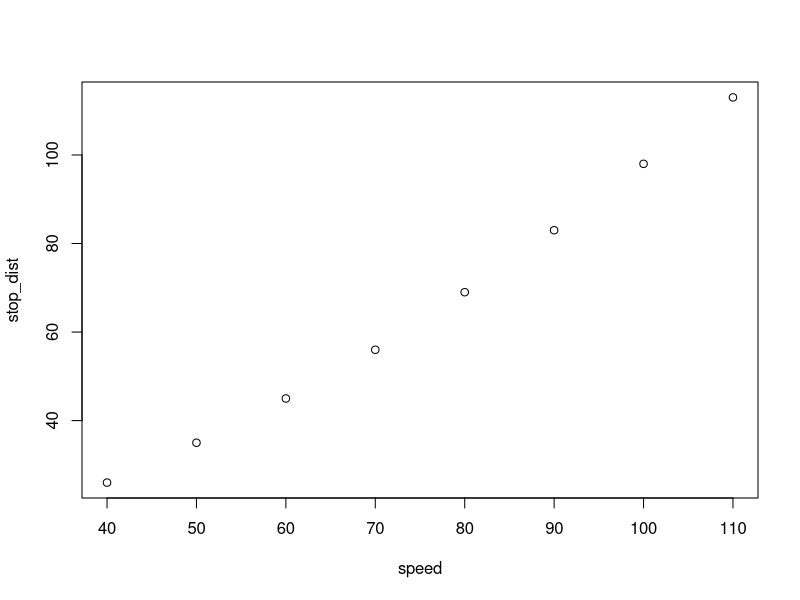
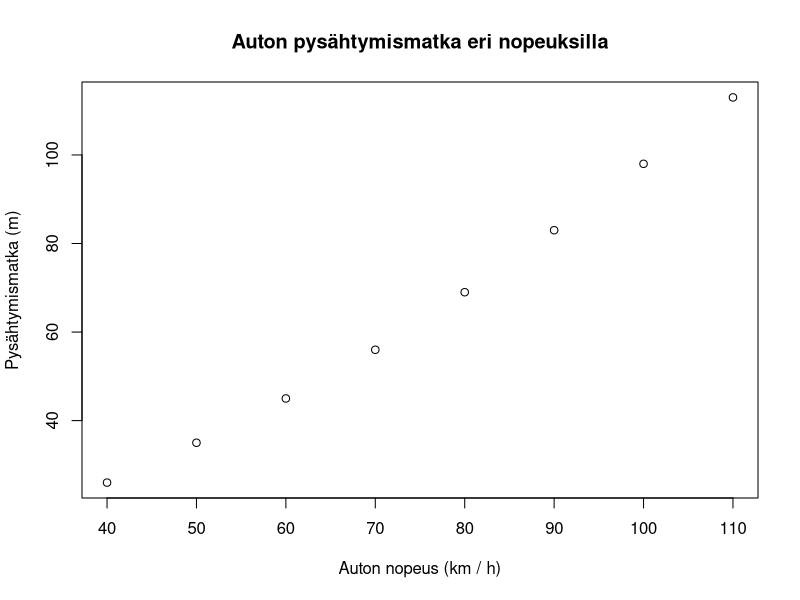
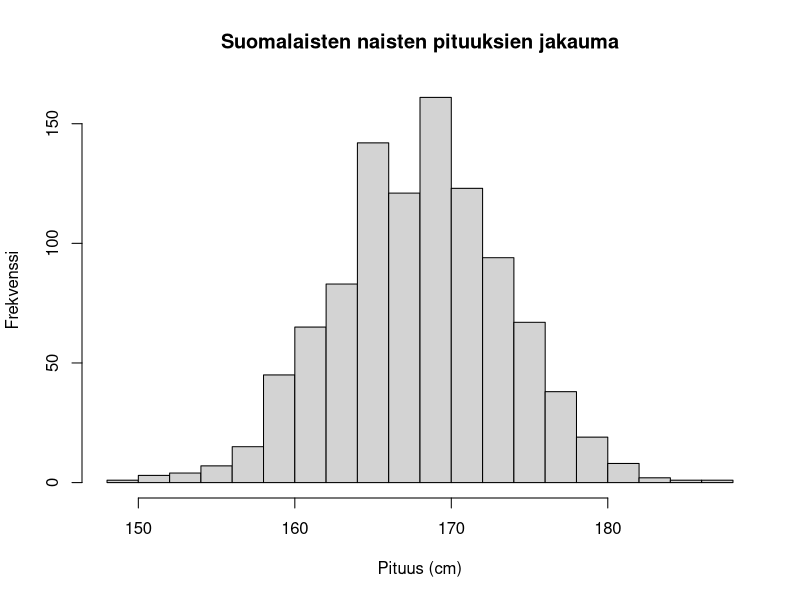
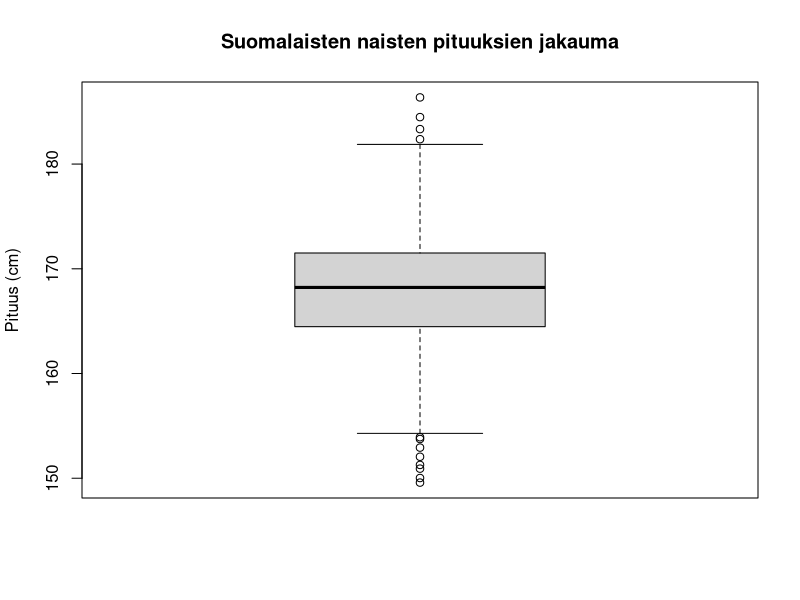
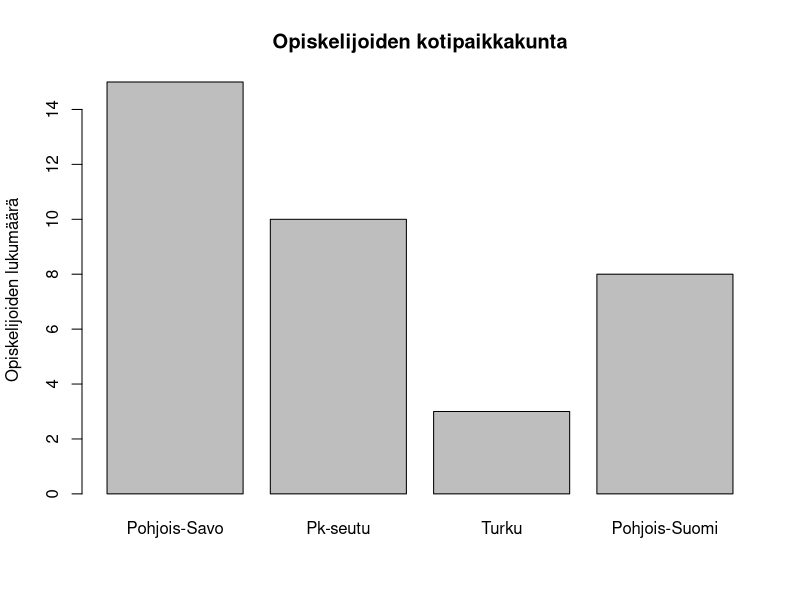
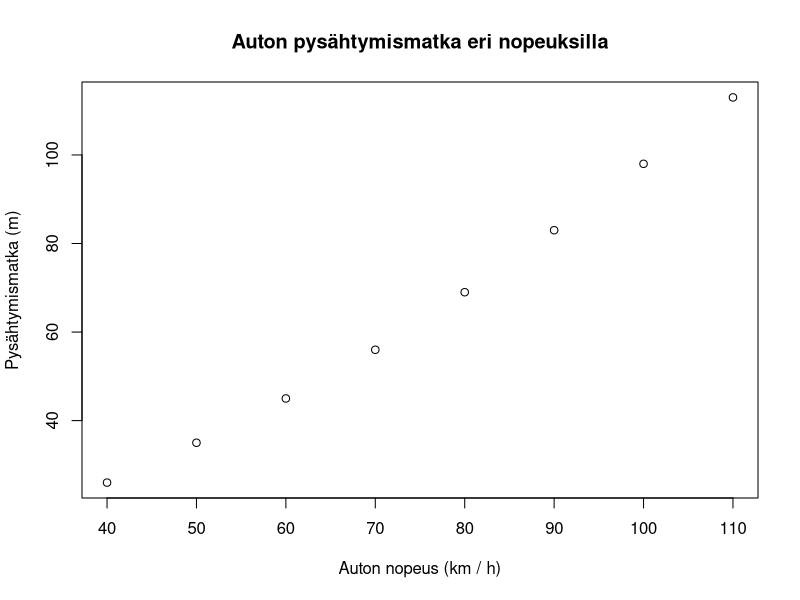
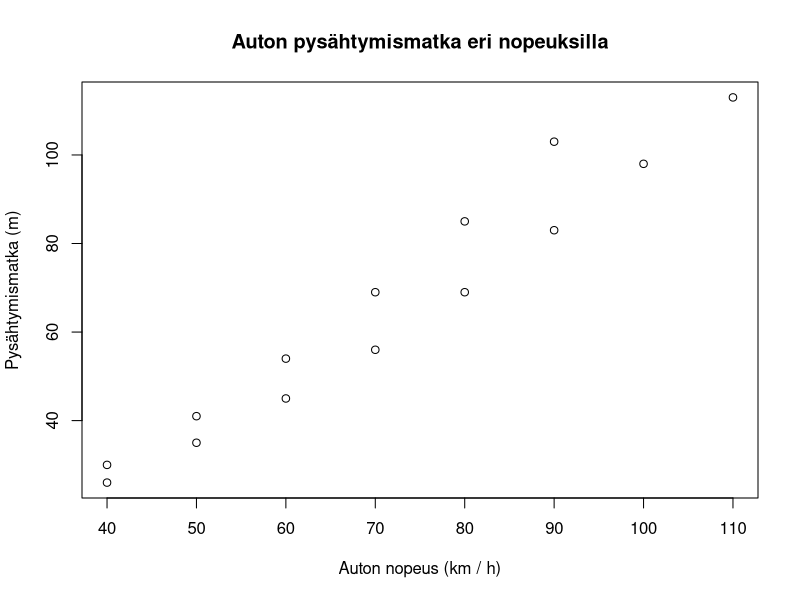
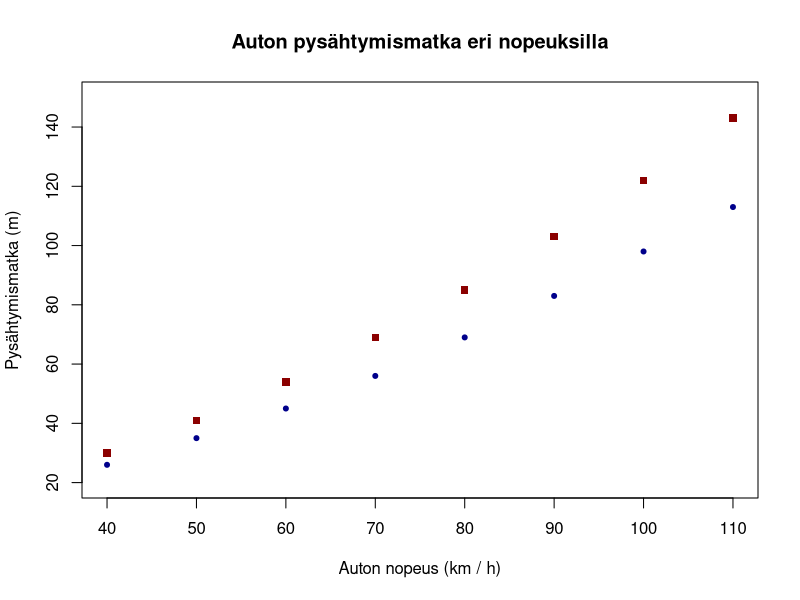

Write the R code that produced these figures, in order.
## ---- chunk 1
# Car speeds (km/h)
speed <- seq(40, 110, by = 10)
# Stopping distances (m)
stop_dist <- c(26, 35, 45, 56, 69, 83, 98, 113)

plot(x = speed, y = stop_dist)
## ---- chunk 2
plot(x = speed, y = stop_dist,
     main = "Auton pysähtymismatka eri nopeuksilla",
     xlab = "Auton nopeus (km / h)", ylab = "Pysähtymismatka (m)")
## ---- chunk 3
# A vector of 1000 observations from a normal distribution of heights of Finnish women
heights <- rnorm(n = 1000, mean = 168, sd = 5.4)
hist(heights, breaks = 20, 
     main = "Suomalaisten naisten pituuksien jakauma",
     xlab = "Pituus (cm)", ylab = "Frekvenssi")
## ---- chunk 4
boxplot(heights, breaks = 20, 
     main = "Suomalaisten naisten pituuksien jakauma",
     ylab = "Pituus (cm)")
## ---- chunk 5
origin <- c("Pohjois-Savo" = 15, "Pk-seutu" = 10, "Turku" = 3,
            "Pohjois-Suomi" = 8)
origin
origin["Turku"]
barplot(origin, 
        main = "Opiskelijoiden kotipaikkakunta",
        ylab = "Opiskelijoiden lukumäärä")
## ---- chunk 6
plot(x = speed, y = stop_dist,
     main = "Auton pysähtymismatka eri nopeuksilla",
     xlab = "Auton nopeus (km / h)", ylab = "Pysähtymismatka (m)")
## ---- chunk 7
stop_dist_wet <- c(30, 41, 54, 69, 85, 103, 122, 143)
plot(x = speed, y = stop_dist,
     main = "Auton pysähtymismatka eri nopeuksilla",
     xlab = "Auton nopeus (km / h)", ylab = "Pysähtymismatka (m)")
points(x = speed, y = stop_dist_wet)
## ---- chunk 8
plot(x = speed, y = stop_dist,
     col = "darkblue", pch = 20,
     ylim = c(20, 150),
     main = "Auton pysähtymismatka eri nopeuksilla",
     xlab = "Auton nopeus (km / h)", ylab = "Pysähtymismatka (m)")
points(x = speed, y = stop_dist_wet, pch = 15, col = "darkred")
## ---- chunk 9
plot(x = speed, y = stop_dist,
     col = "darkblue", pch = 20,
     ylim = c(20, 150),
     main = "Auton pysähtymismatka eri nopeuksilla",
     xlab = "Auton nopeus (km / h)", ylab = "Pysähtymismatka (m)")

points(x = speed, y = stop_dist_wet, pch = 15, col = "darkred")

legend(x = 40, y = 150,
       legend = c("Märkä keli", "Kuiva keli"),
       pch = c(15, 20), col = c("darkred", "darkblue"))
## ---- chunk 10
# Create vecotr of squared speeds to fit second order polynomial
speed_squared <- speed^2

# Model for dry weather
model_dry <- lm(stop_dist ~ speed + speed_squared)
prediction_dry <- model_dry$fitted.values

# Model for rainy weather
model_wet <- lm(stop_dist_wet ~ speed + speed_squared)
prediction_wet <- model_wet$fitted.values
## ---- chunk 11
plot(x = speed, y = stop_dist,
     col = "darkblue", pch = 20,
     ylim = c(20, 150),
     main = "Auton pysähtymismatka eri nopeuksilla",
     xlab = "Auton nopeus (km / h)", ylab = "Pysähtymismatka (m)")

points(x = speed, y = stop_dist_wet, pch = 15, col = "darkred")

legend(x = 40, y = 150,
       legend = c("Märkä keli", "Kuiva keli"),
       pch = c(15, 20), col = c("darkred", "darkblue"))

lines(speed, prediction_dry, lty = "dashed")
lines(speed, prediction_wet, lty = "dashed")
## ---- chunk 12
plot(x = speed, y = stop_dist,
     col = "darkblue", pch = 20,
     ylim = c(20, 150),
     main = "Auton pysähtymismatka eri nopeuksilla",
     xlab = "Auton nopeus (km / h)", ylab = "Pysähtymismatka (m)")

points(x = speed, y = stop_dist_wet, pch = 15, col = "darkred")

legend(x = 40, y = 150,
       legend = c("Märkä keli", "Kuiva keli",
                  "Ennuste märälle kelille",
                  "Ennuste kuivalle kelille"),
       pch = c(15, 20, NA, NA),
       lty = c(NA, NA, "dashed", "dashed"),
       col = c("darkred", "darkblue", "darkred", "darkblue"))

lines(speed, prediction_dry, lty = "dashed", col = "darkblue")
lines(speed, prediction_wet, lty = "dashed", col = "darkred")
## ---- chunk 13
plot(x = speed, y = stop_dist,
     col = "darkblue", pch = 20,
     ylim = c(20, 150),
     main = "Auton pysähtymismatka eri nopeuksilla",
     xlab = "Auton nopeus (km / h)", ylab = "Pysähtymismatka (m)")

points(x = speed, y = stop_dist_wet, pch = 15, col = "darkred")

legend(x = 40, y = 150,
       legend = c("Märkä keli", "Kuiva keli",
                  "Ennuste märälle kelille",
                  "Ennuste kuivalle kelille"),
       pch = c(15, 20, NA, NA),
       lty = c(NA, NA, "dashed", "dashed"),
       col = c("darkred", "darkblue", "darkred", "darkblue"))

lines(speed, prediction_dry, lty = "dashed", col = "darkblue")
lines(speed, prediction_wet, lty = "dashed", col = "darkred")

text(x = 95, y = 145, labels = "ERO JOPA 30 M!!") 
